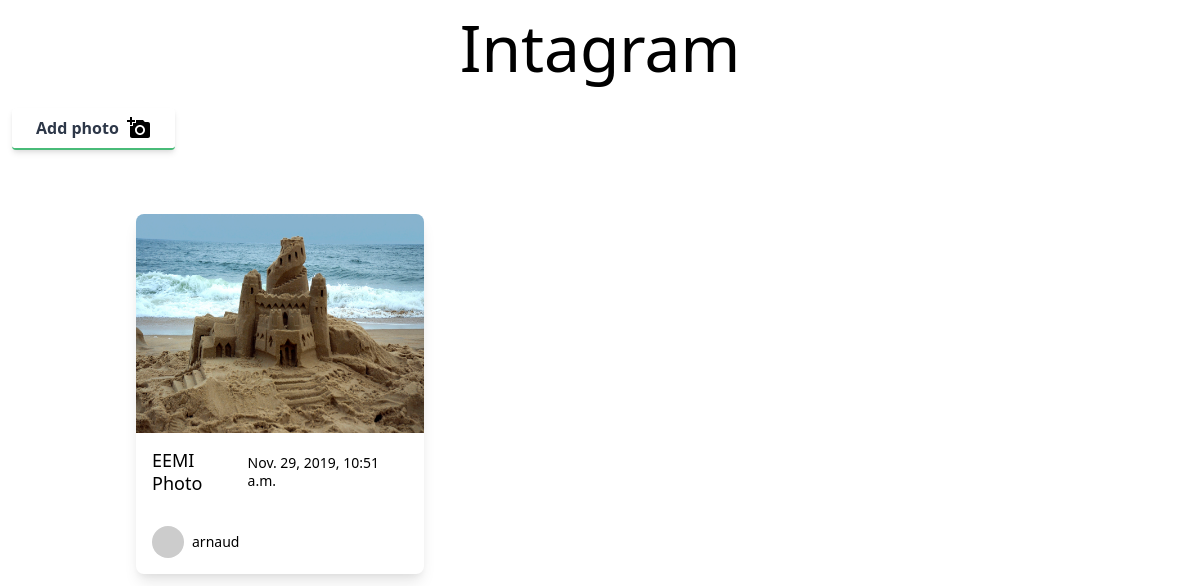
Before: /photos/ with the older database file.
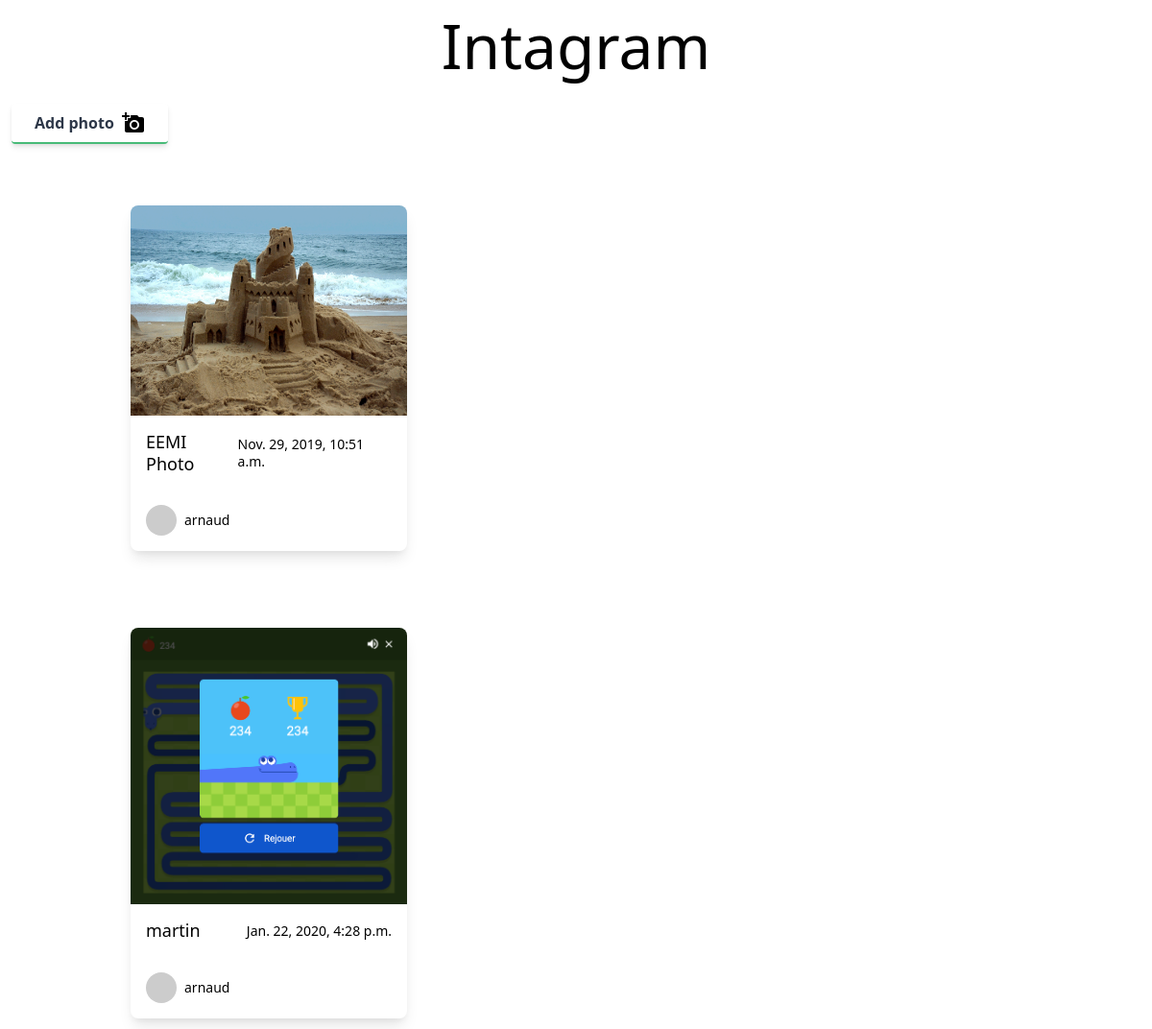
After: the same page with the newer database file.
### photos/models.py (models this page shows, shortened)
class Photo(models.Model):
    title = models.CharField(max_length=100)
    published_date = models.DateTimeField(auto_now_add=True)
    user = models.ForeignKey(User, on_delete=models.CASCADE)
    description = models.TextField()
    photo_image = models.ImageField(upload_to="user_photos")

### photos/views.py (the view)
# urls.py: path("photos/", photos_views.photo_index, name="index"),
def photo_index(request):
    photos = Photo.objects.all()
    return render(request, "photos/list_photos.html", {"photo_list": photos})

### templates/photos/list_photos.html (shortened to what this page needs)
<!DOCTYPE html>
<html lang="en">
<head>
<link href="https://unpkg.com/tailwindcss@^1.0/dist/tailwind.min.css" rel="stylesheet">
</head>
<body>
<h1 class="text-6xl text-center">Intagram</h1>
  <div class="m-3">
    <a class="bg-white text-gray-800 font-bold rounded border-b-2 border-green-500 hover:border-green-600 hover:bg-green-500 hover:text-white shadow-md py-2 px-6 inline-flex items-center" href="{% url "photo_create" %}">
      <span class="mr-2">Add photo</span>
    </a>
  </div>
<ul>
  {% for photo in photo_list %}
    <div class="container my-12 mx-auto px-4 md:px-12">
    <div class="flex flex-wrap -mx-1 lg:-mx-4">
      <div class="my-1 px-1 w-full md:w-1/2 lg:my-4 lg:px-4 lg:w-1/3">
        <article class="overflow-hidden rounded-lg shadow-lg">
          <a href="{% url 'photo_detail' photo.id %}">
            <img alt="Placeholder" class="block h-auto w-full" src="{{ photo.photo_image.url }}">
          </a>
          <header class="flex items-center justify-between leading-tight p-2 md:p-4">
            <h1 class="text-lg">
              <a class="no-underline hover:underline text-black" href="#">{{ photo.title }}</a>
            </h1>
            <p class="text-grey-darker text-sm">{{ photo.published_date }}</p>
          </header>
          <footer class="flex items-center justify-between leading-none p-2 md:p-4">
            <a class="flex items-center no-underline hover:underline text-black" href="#">
              <img alt="Placeholder" class="block rounded-full" src="https://picsum.photos/32/32/?random">
              <p class="ml-2 text-sm">{{ photo.user }}</p>
            </a>
          </footer>
        </article>
      </div>
    </div>
  </div>
{% endfor %}
</ul>
</body>
</html>

Changed rows visible on the page:
added Photo: photo_image (picture), title "martin", published_date "Jan. 22, 2020, 4:28 p.m.", user "arnaud"
